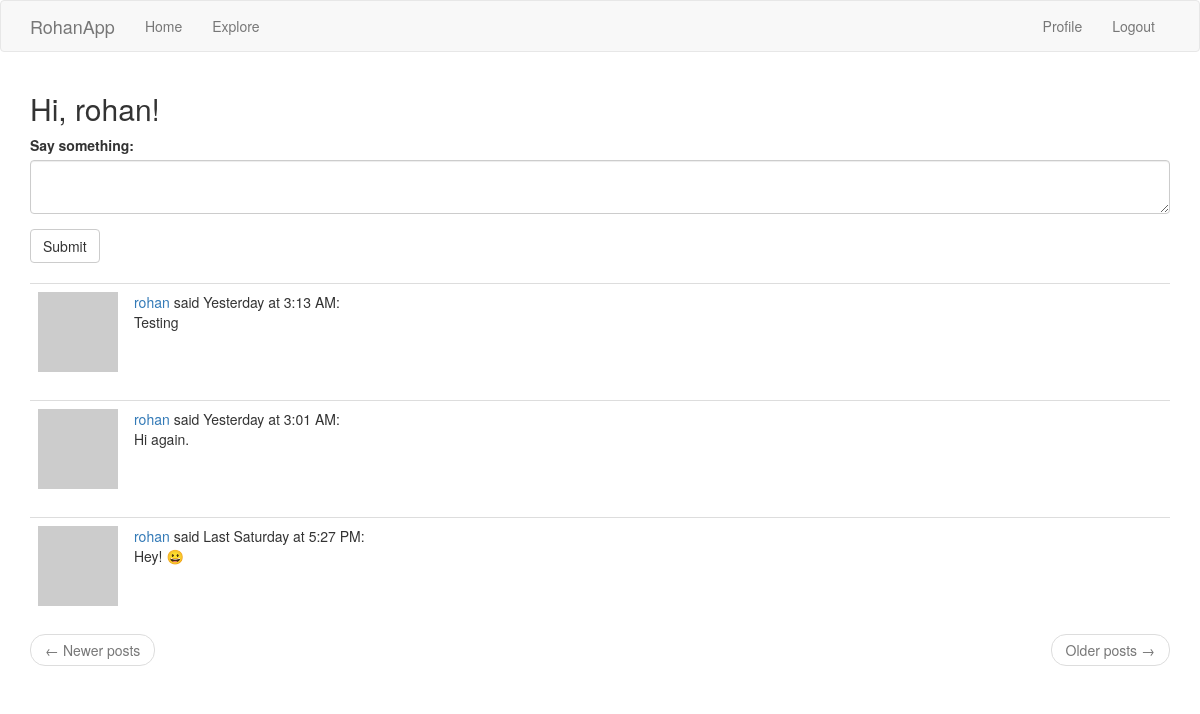
/index (signed in), run on an earlier commit of the app's database.
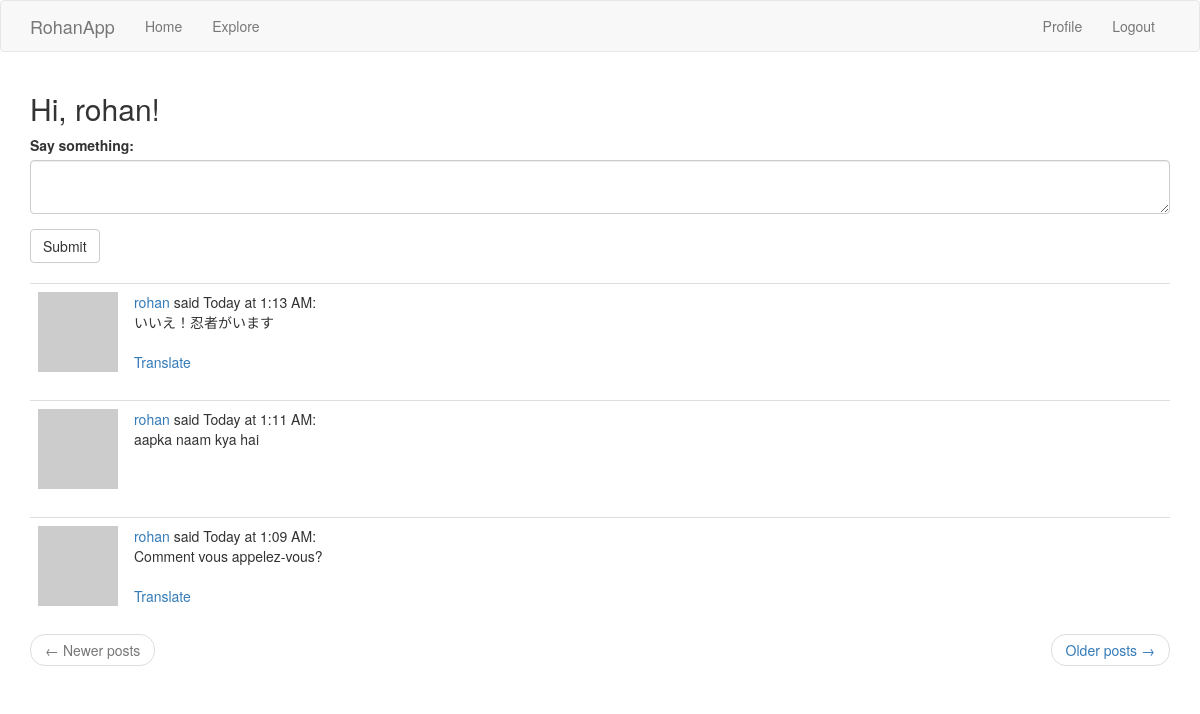
And on a later commit of the database.
### app/models.py (models this page shows, shortened)
class User(UserMixin, db.Model):
    id = db.Column(db.Integer, primary_key=True)
    username = db.Column(db.String(64), index=True, unique=True)
    email = db.Column(db.String(120), index=True, unique=True)
    password_hash = db.Column(db.String(128))
    posts = db.relationship('Post', backref='author', lazy='dynamic') # u.posts, p.author(s)
    about_me = db.Column(db.String(140))
    last_seen = db.Column(db.DateTime, default=datetime.utcnow)
    followed = db.relationship('User', secondary=followers,
        primaryjoin=(followers.c.follower_id == id), # LEFT # why isn't it just followers.follower_id ?
        secondaryjoin=(followers.c.followed_id == id), # RIGHT
        backref=db.backref('followers', lazy='dynamic'), lazy='dynamic')
    def avatar(self, size):
        digest = md5(self.email.lower().encode('utf-8')).hexdigest() # .encode('utf-8') converts email string to bytes
        return 'https://www.gravatar.com/avatar/{}?d=identicon&s={}'.format(digest, size)
    def followed_posts(self):
        followed = Post.query.join(
            followers, (followers.c.followed_id == Post.user_id)).filter(
                followers.c.follower_id == self.id)
        own = Post.query.filter_by(user_id = self.id) # it's not filter(Post.user_id == self.id)
        return followed.union(own).order_by(Post.timestamp.desc())

class Post(db.Model):
    id = db.Column(db.Integer, primary_key=True)
    body = db.Column(db.String(140))
    timestamp = db.Column(db.DateTime, index=True, default=datetime.utcnow) # datetime.utcnow, NOT datetime.utcnow()
    user_id = db.Column(db.Integer, db.ForeignKey('user.id'))
    language = db.Column(db.String(5))

### app/routes.py (the view, shortened to what this page needs)
@app.route('/', methods = ['GET', 'POST'])
@app.route('/index', methods = ['GET', 'POST'])
@login_required # built-in flash message: "Please log in to access this page."
def index():
    form = PostForm()
    page = request.args.get('page', 1, type=int)
    posts = current_user.followed_posts().paginate(
        page, app.config['POSTS_PER_PAGE'], False)
    next_url = url_for('index', page=posts.next_num) if posts.has_next else None
    prev_url = url_for('index', page=posts.prev_num) if posts.has_prev else None
    return render_template('index.html', title = 'Home', posts = posts.items, form = form,
                            next_url = next_url, prev_url = prev_url)

### app/forms.py
class PostForm(FlaskForm):
    post = TextAreaField('Say something:', validators=[DataRequired(), Length(min=1, max=140)])
    submit = SubmitField('Submit')

### app/models.py (called while the page is built)
@login.user_loader
def load_user(id):
    return User.query.get(int(id))

### app/routes.py (called while the page is built)
@app.before_request # executed just before any view function
def before_request():
    if current_user.is_authenticated:
        current_user.last_seen = datetime.utcnow() # .strftime('%m/%d/%Y %I:%M:%S %p')
        db.session.commit()
        g.locale = str(get_locale())

### app/templates/index.html
{% extends "base.html" %}
{% import 'bootstrap/wtf.html' as wtf %}
{% block app_content %}
    <h2>Hi, {{ current_user.username }}!</h2>
    {% if form %}
    {{ wtf.quick_form(form) }}
    <br>
    {% endif %}
    {% for post in posts %}
        {% include '_post.html' %}
    {% endfor %}
    <nav aria-label="...">
        <ul class="pager">
            <li class="previous{% if not prev_url %} disabled{% endif %}">
                <a href="{{ prev_url or '#' }}">
                    <span aria-hidden="true">&larr;</span> Newer posts
                </a>
            </li>
            <li class="next{% if not next_url %} disabled{% endif %}">
                <a href="{{ next_url or '#' }}">
                    Older posts <span aria-hidden="true">&rarr;</span>
                </a>
            </li>
        </ul>
    </nav>
{% endblock %}

### app/templates/base.html (shortened to what this page needs)
{% extends 'bootstrap/base.html' %}
{% block navbar %}
    <nav class="navbar navbar-default">
        <div class="container">
            <div class="navbar-header">
                <a class="navbar-brand" href="{{ url_for('index') }}">RohanApp</a>
            </div>
            <div class="collapse navbar-collapse" id="bs-example-navbar-collapse-1">
                <ul class="nav navbar-nav">
                    <li><a href="{{ url_for('index') }}">Home</a></li>
                    <li><a href="{{ url_for('explore') }}">Explore</a></li>
                </ul>
                <ul class="nav navbar-nav navbar-right">
                    {% if current_user.is_anonymous %}
                    <li><a href="{{ url_for('login') }}">Login</a></li>
                    {% else %}
                    <li><a href="{{ url_for('user', username=current_user.username) }}">Profile</a></li>
                    <li><a href="{{ url_for('logout') }}">Logout</a></li>
                    {% endif %}
                </ul>
            </div>
        </div>
    </nav>
{% endblock %}
{% block content %}
    <div class="container">
        {% block app_content %}{% endblock %}
    </div>
{% endblock %}

### app/templates/_post.html
<table class="table table-hover">
    <tr>
        <td width="70px">
            <a href="{{ url_for('user', username=post.author.username) }}">
                <img src="{{ post.author.avatar(70) }}" />
            </a>
        </td>
        <td>
            <a href="{{ url_for('user', username=post.author.username) }}">{{ post.author.username }}</a>
            said {{ moment(post.timestamp).calendar() }}:
            <br>
            <span id="post{{ post.id }}">{{ post.body }}</span>
            {% if post.language and post.language != g.locale %}
            <br><br>
            <span id="translation{{ post.id }}">
                <a href="javascript:translate(
                    '#post{{ post.id }}',
                    '#translation{{ post.id }}',
                    '{{ post.language }}',
                    '{{ g.locale }}');">Translate</a>
            </span>
            {% endif %}
        </td>
    </tr>
</table>

What changed in the data, as far as the page shows it:
no longer on this page (row unchanged): Post: author.username "rohan", timestamp "Yesterday at 3:13 AM", body "Testing"
no longer on this page (row unchanged): Post: author.username "rohan", timestamp "Yesterday at 3:01 AM", body "Hi again."
no longer on this page (row unchanged): Post: author.username "rohan", timestamp "Last Saturday at 5:27 PM", body "Hey! 😀"
added Post: author.username "rohan", timestamp "Today at 1:13 AM", body "いいえ！忍者がいます"
added Post: author.username "rohan", timestamp "Today at 1:11 AM", body "aapka naam kya hai"
added Post: author.username "rohan", timestamp "Today at 1:09 AM", body "Comment vous appelez-vous?"
